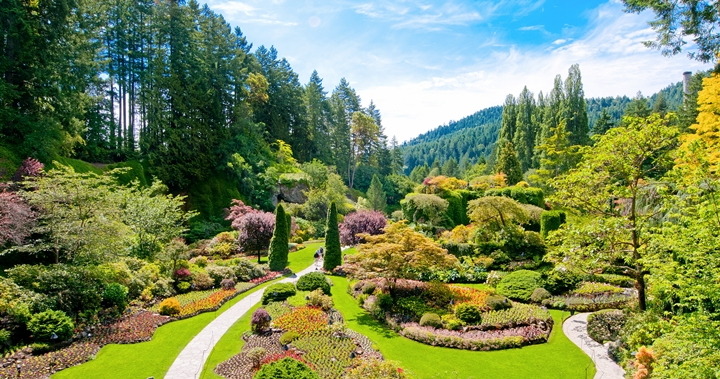
#> input picture images/07060103_.jpg, 720 x 379 px
$ python hist072903.py
#> lines starting #> are read from the running program, lines starting #| are printed output that depends on the picture
import cv2
import numpy as np
from matplotlib import pyplot as plt

img = cv2.imread('./images/07060103_.jpg', 0)
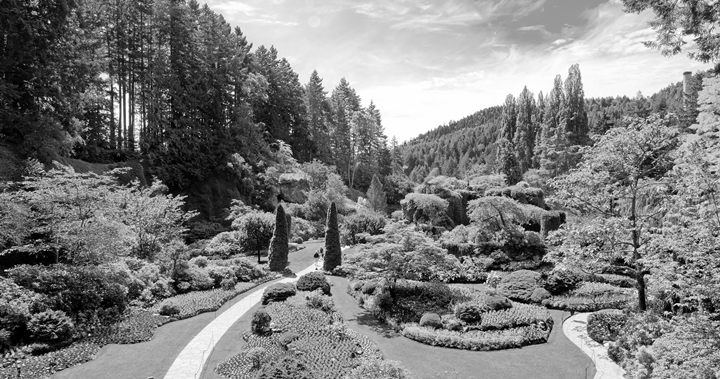
#> img: shape (379, 720); min 0, max 255, mean 125.7
# flatten() 将数组变成一维
hist, bins = np.histogram(img.flatten(), 256, [0, 256])
#> hist = 256 values, max 3644 at index 254, min 363 at index 3, mean 1065.9; bins = 257 values from 0 to 256
# 计算累积分布图
cdf = hist.cumsum()
#> cdf = 256 values from 657 to 272880
cdf_normalized = cdf * hist.max() / cdf.max()
#> cdf_normalized = 256 values from 8.77 to 3644
plt.subplot(321), plt.imshow(img, 'gray'), plt.title('Original')

plt.subplot(322), plt.plot(cdf_normalized, color='b'),
plt.hist(img.flatten(), 256, [0, 256], color='r'),
plt.xlim([0, 256]),
plt.legend(('cdf', 'histogram'), loc='upper left'), plt.title('Histogram')

# 使用OpenCV函数实现直方图均衡化
img3 = cv2.equalizeHist(img)
hist3, bins = np.histogram(img3.flatten(), 256, [0, 256])
#> hist3 = 256 values, max 4052 at index 255, min 0 at index 28, mean 1065.9
cdf3 = hist3.cumsum()
#> cdf3 = 256 values from 1119 to 272880
cdf_m = cdf3 * hist3.max() / cdf3.max()
#> cdf_m = 256 values from 16.62 to 4052

plt.subplot(323), plt.imshow(img3, 'gray'), plt.title('OpenCV Equalized')

plt.subplot(324), plt.plot(cdf_m, color='b'),
plt.hist(img3.flatten(), 256, [0, 256], color='r'),
plt.xlim([0, 256]),
plt.legend(('cdf', 'histogram'), loc='upper left'), plt.title('Histogram')

clahe = cv2.createCLAHE(clipLimit=2.0, tileGridSize=(8, 8))
img3 = clahe.apply(img)
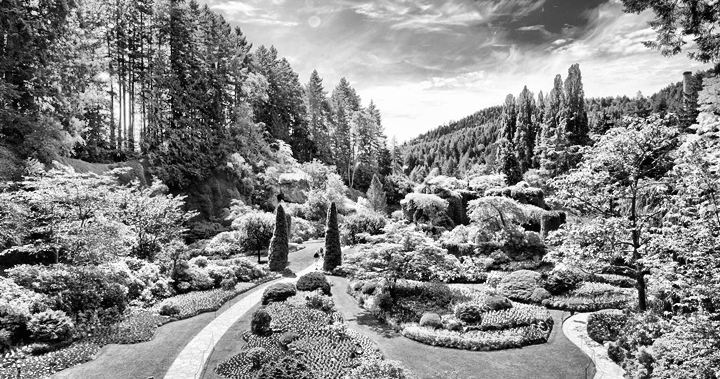
#> img3: shape (379, 720); min 0, max 255, mean 134.9
hist3, bins = np.histogram(img3.flatten(), 256, [0, 256])
#> hist3 = 256 values, max 3026 at index 253, min 30 at index 0, mean 1065.9
cdf3 = hist3.cumsum()
#> cdf3 = 256 values from 30 to 272880
cdf_m = cdf3 * hist3.max() / cdf3.max()
#> cdf_m = 256 values from 0.333 to 3026

plt.subplot(325), plt.imshow(img3, 'gray'), plt.axis('off')
plt.title('CLAHE')

plt.subplot(326), plt.plot(cdf_m, color='b'),
plt.hist(img3.flatten(), 256, [0, 256], color='r'),
plt.xlim([0, 256]),
plt.legend(('cdf', 'histogram'), loc='upper left'),
plt.title('Histogram')

plt.show()
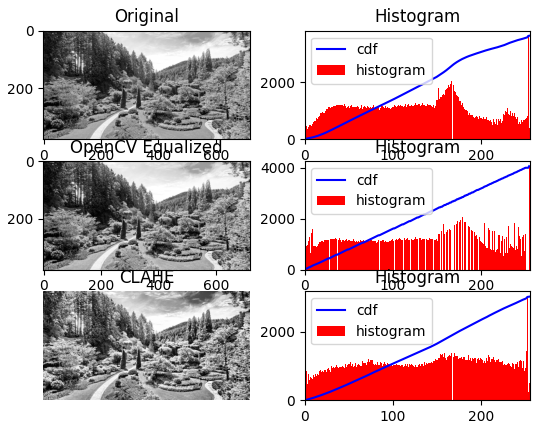
#> figure drawn by matplotlib, 6 panels; panel 2: tallest bar 3644 high, from x = 254 to 255; panel 2: curve peaks at x = 255, y = 3644; panel 4: tallest bar 4052 high, from x = 255 to 256; panel 4: curve peaks at x = 255, y = 4052

$ run again, with images/0709006.jpg copied over images/07060103_.jpg
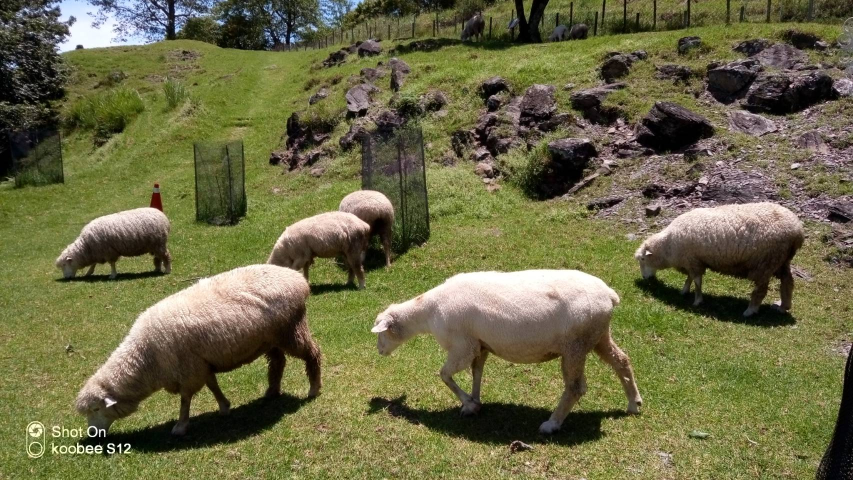
#> input picture images/0709006.jpg, 1706 x 960 px (shown at 1/2 size)
#> `img = cv2.imread('./images/07060103_.jpg', 0)`:
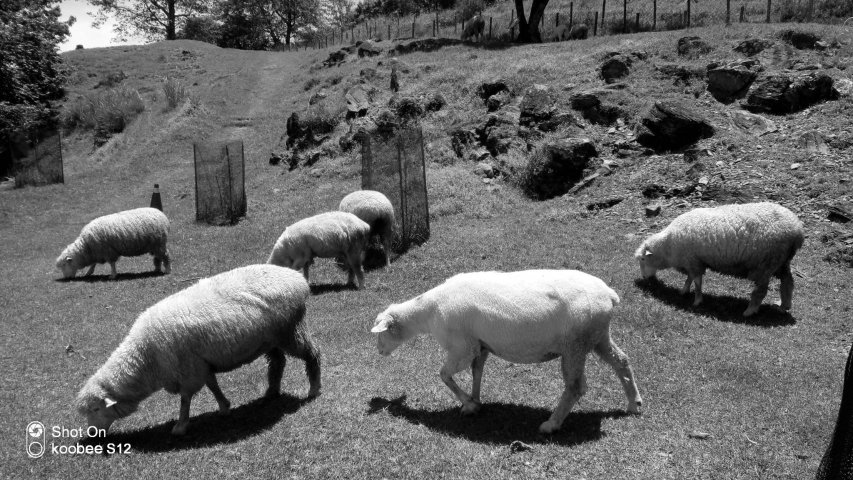
#> img: shape (960, 1706) (shown at 1/2 size); min 0, max 255, mean 102.7
#> hist = 256 values, max 17830 at index 116, min 1143 at index 252, mean 6397.5; bins = 257 values from 0 to 256
#> cdf = 256 values from 6221 to 1637760
#> cdf_normalized = 256 values from 67.73 to 17830
#> `hist3, bins = np.histogram(img3.flatten(), 256, [0, 256])`: hist3 = 256 values, max 17830 at index 151, min 0 at index 9, mean 6397.5
#> `cdf3 = hist3.cumsum()`: cdf3 = 256 values from 6221 to 1637760
#> `cdf_m = cdf3 * hist3.max() / cdf3.max()`: cdf_m = 256 values from 67.73 to 17830
#> `img3 = clahe.apply(img)`:
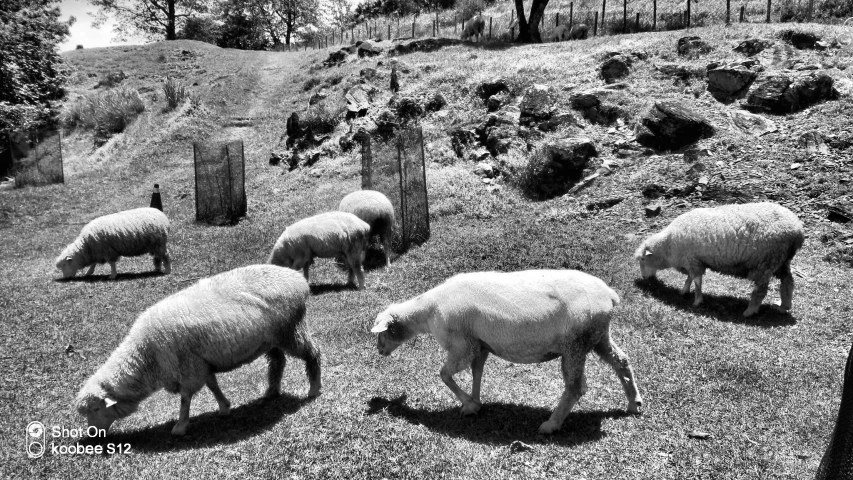
#> img3: shape (960, 1706) (shown at 1/2 size); min 0, max 255, mean 123.7
#> `hist3, bins = np.histogram(img3.flatten(), 256, [0, 256])`: hist3 = 256 values, max 8607 at index 144, min 341 at index 0, mean 6397.5
#> `cdf3 = hist3.cumsum()`: cdf3 = 256 values from 341 to 1637760
#> `cdf_m = cdf3 * hist3.max() / cdf3.max()`: cdf_m = 256 values from 1.79 to 8607

$ run again, with images/0709006_1.jpg copied over images/07060103_.jpg
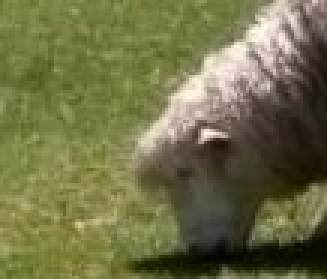
#> input picture images/0709006_1.jpg, 109 x 93 px (shown 3 times larger)
#> `img = cv2.imread('./images/07060103_.jpg', 0)`:
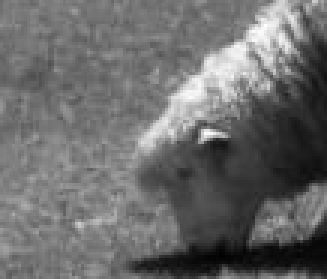
#> img: shape (93, 109) (shown 3 times larger); min 2, max 254, mean 107.4
#> hist = 256 values, max 219 at index 115, min 0 at index 0, mean 39.6; bins = 257 values from 0 to 256
#> cdf = 256 values from 0 to 10137
#> cdf_normalized = 256 values from 0 to 219
#> `hist3, bins = np.histogram(img3.flatten(), 256, [0, 256])`: hist3 = 256 values, max 219 at index 133, min 0 at index 24, mean 39.6
#> `cdf3 = hist3.cumsum()`: cdf3 = 256 values from 15 to 10137
#> `cdf_m = cdf3 * hist3.max() / cdf3.max()`: cdf_m = 256 values from 0.324 to 219
#> `img3 = clahe.apply(img)`:
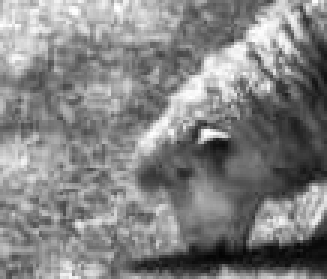
#> img3: shape (93, 109) (shown 3 times larger); min 4, max 255, mean 131.3
#> `hist3, bins = np.histogram(img3.flatten(), 256, [0, 256])`: hist3 = 256 values, max 95 at index 118, min 0 at index 0, mean 39.6
#> `cdf3 = hist3.cumsum()`: cdf3 = 256 values from 0 to 10137
#> `cdf_m = cdf3 * hist3.max() / cdf3.max()`: cdf_m = 256 values from 0 to 95
